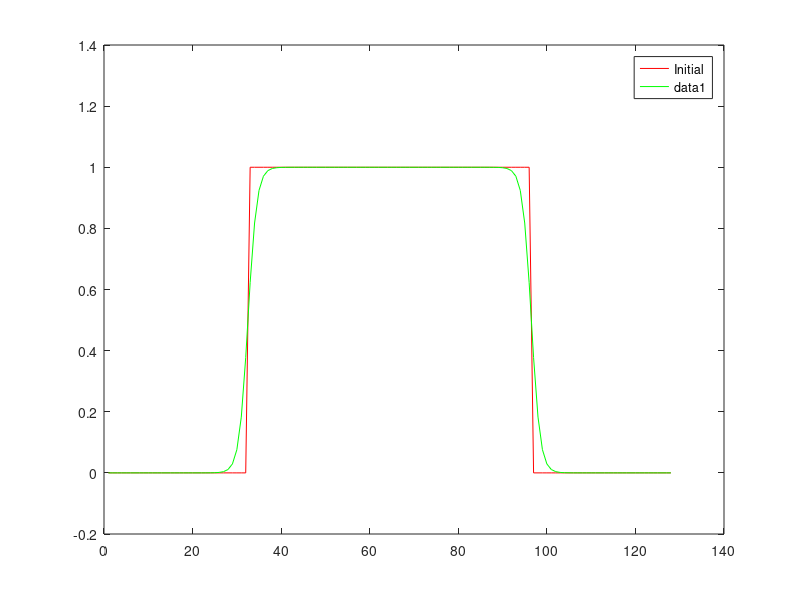

MATLAB code to generate this figure:
%
% Copyright (c) 2018, Vishal_S
% All rights reserved. Please read the "license.txt" for license terms.
%
% Project Title: Phase field modelling
% 
% Developer: Vishal S
% 
% Contact Info: vishalsubbu97@gmail.com
%
clear 
clf

t = cputime;
delt = 0.5;
dx = 1.0;
N = 128;
L = 1.0;
A = 1.0;
kappa = 1.0;
phi = zeros(N,1);
for i = (N/4) + 1 : 3*(N/4)
  phi(i) = 1.0;
endfor
plot(phi,'r-;Initial;');
hold on;
halfN = N/2;
delk = 2*pi/N;
for m= 1:400 
  g = 2*A.*phi.*(1-phi).*(1-2.*phi);
  ghat = fft(g);
  phihat = fft(phi ) ;
  for i = 1:N
    if((i-1)<=halfN)
      k = (i-1)*delk;
    endif
    if((i-1)>halfN)
      k = (i-1-N)*delk;
    endif
    k2 = k*k;
    phihat(i) = (phihat(i) - L*delt*ghat(i))/(1+ 2*kappa*L*delt*k2);
  endfor
  phi = real(ifft(phihat));
endfor
plot(phi,'g'); 
print -depsc AC1DFT.eps
